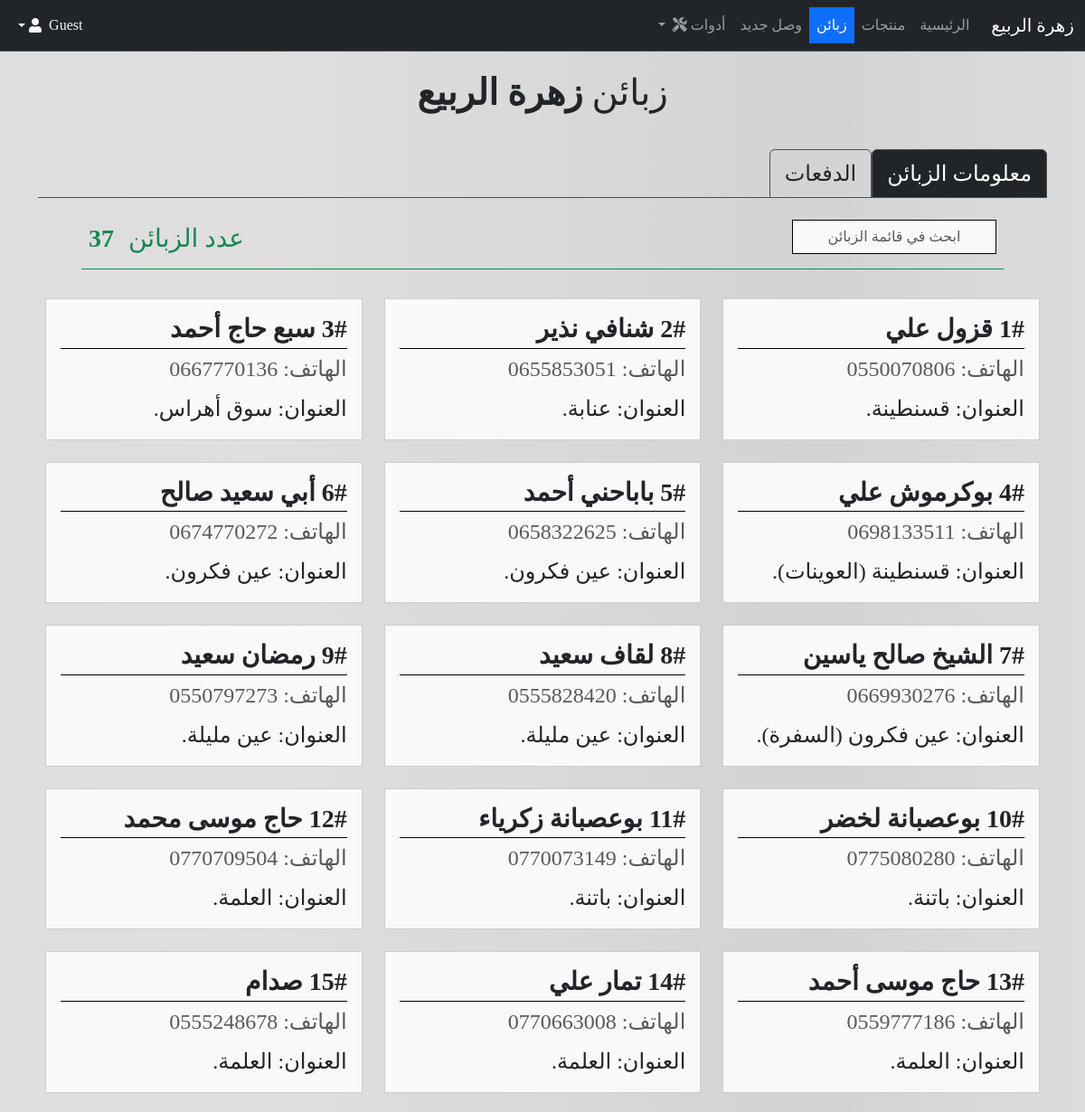
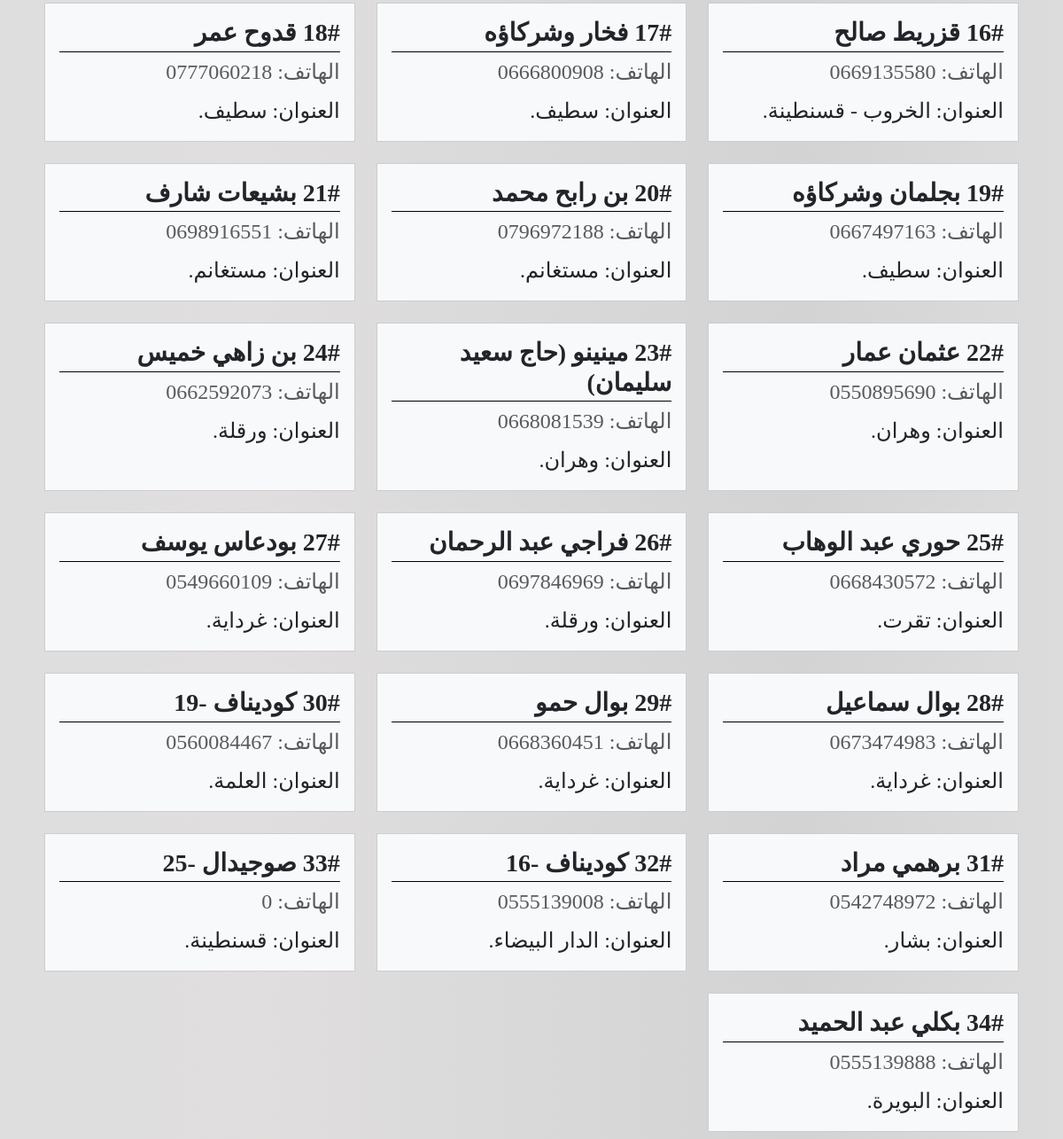
Page /customers on the committed database (2 pictures, top to bottom).
### application/models.py (models this page shows)
class Customer(db.Model):
    __tablename__ = 'customers'
    id = db.Column(db.Integer, primary_key=True)
    name = db.Column(db.String(100), nullable=False)
    address = db.Column(db.String(200), nullable=False)
    phone = db.Column(db.String(20), nullable=False)
    amounts = db.Column(db.Float, default=0)
    paid = db.Column(db.Float, default=0)
    net = db.Column(db.Float, default=0)
    last_pay = db.Column(db.String(20), nullable=False)

### application/__init__.py (the view)
    @app.route('/customers')
    def customers_list():
        customers = Customer.query.all()
        return render_template('customers-list.html', customers=customers)

### templates/customers-list.html (shortened to what this page needs)
{% extends 'base.html' %} {% block content %}
<p class="text-center fs-1 py-3">
  زبائن <span class="fw-bold"> زهرة الربيع</span>
</p>
<ul class="nav nav-tabs fs-4" id="myTab" role="tablist" data-bs-theme="dark">
  <li class="nav-item rounded-pill" role="presentation">
    <a
      class="nav-link active border"
      id="active-tab"
      data-bs-toggle="tab"
      href="#active"
      role="tab"
      aria-controls="active"
      aria-selected="true"
      >معلومات الزبائن</a
    >
  </li>
  <li class="nav-item rounded-pill" role="presentation">
    <a
      class="nav-link border"
      id="link1-tab"
      data-bs-toggle="tab"
      href="#link1"
      role="tab"
      aria-controls="link1"
      aria-selected="false"
      >الدفعات</a
    >
  </li>
</ul>
<div class="tab-content mt-3" id="myTabContent">
  <div
    class="tab-pane fade show active"
    id="active"
    role="tabpanel"
    aria-labelledby="active-tab"
  >
    <div class="d-flex pb-1 mb-4 mx-5 border-bottom border-success">
      <div class="me-auto p-2">
        <input
          type="text"
          id="searchField"
          class="form-control bg-light border rounded-0 border-black searchField"
          placeholder="ابحث في قائمة الزبائن"
        />
      </div>
      <div class="p-2 fs-3 text-success"><p class="m-0">عدد الزبائن</p></div>
      <div class="p-2 fs-3 text-success">
        <p id="total-custs" class="fw-bold m-0"></p>
      </div>
    </div>
    <div class="row row-cols-1 row-cols-md-3 g-4 p-2 card-container">
      {% for customer in customers %}
      <div id="cust-{{customer[0]}}" class="col">
        <div class="card h-100 rounded-0 bg-body-tertiary">
          <div class="card-body">
            <h5 class="card-title fs-3 fw-bold border-bottom border-black pb-1">
              <b>{{ loop.index }}#</b>
              <span class="title-name">{{ customer.name }}</span>
            </h5>
            <p class="card-subtitle fs-4 mb-2 text-muted">
              الهاتف: {{ customer.phone }}
            </p>
            <p class="card-text fs-4">العنوان: {{ customer.address }}.</p>
          </div>
        </div>
      </div>
      {% endfor %}
    </div>
  </div>
</div>
{%endblock%}

### static/css/style.css (style rules this page uses)
body { background: linear-gradient(to left, #dcdcdc, #d3d3d3, #d9d9d9, #d9d6d6cf, #d9d9d9dd) !important; font-family: mainFont !important; }
input[type="number"], input[type="text"] { text-align: center; background-color: #fff; }

### rows in the picture
Customer: name "قزول علي", phone "0550070806", address "قسنطينة"
Customer: name "شنافي نذير", phone "0655853051", address "عنابة"
Customer: name "سبع حاج أحمد", phone "0667770136", address "سوق أهراس"
Customer: name "بوكرموش علي", phone "0698133511", address "قسنطينة (العوينات)"
Customer: name "باباحني أحمد", phone "0658322625", address "عين فكرون"
Customer: name "أبي سعيد صالح", phone "0674770272", address "عين فكرون"
Customer: name "الشيخ صالح ياسين", phone "0669930276", address "عين فكرون (السفرة)"
Customer: name "لقاف سعيد", phone "0555828420", address "عين مليلة"
Customer: name "رمضان سعيد", phone "0550797273", address "عين مليلة"
Customer: name "بوعصبانة لخضر", phone "0775080280", address "باتنة"
Customer: name "بوعصبانة زكرياء", phone "0770073149", address "باتنة"
Customer: name "حاج موسى محمد", phone "0770709504", address "العلمة"
Customer: name "حاج موسى أحمد", phone "0559777186", address "العلمة"
Customer: name "تمار علي", phone "0770663008", address "العلمة"
Customer: name "صدام", phone "0555248678", address "العلمة"
Customer: name "قزريط صالح", phone "0669135580", address "الخروب - قسنطينة"
Customer: name "فخار وشركاؤه", phone "0666800908", address "سطيف"
Customer: name "قدوح عمر", phone "0777060218", address "سطيف"
Customer: name "بجلمان وشركاؤه", phone "0667497163", address "سطيف"
Customer: name "بن رابح محمد", phone "0796972188", address "مستغانم"
Customer: name "بشيعات شارف", phone "0698916551", address "مستغانم"
Customer: name "عثمان عمار", phone "0550895690", address "وهران"
Customer: name "مينينو (حاج سعيد سليمان)", phone "0668081539", address "وهران"
Customer: name "بن زاهي خميس", phone "0662592073", address "ورقلة"
Customer: name "حوري عبد الوهاب", phone "0668430572", address "تقرت"
Customer: name "فراجي عبد الرحمان", phone "0697846969", address "ورقلة"
Customer: name "بودعاس يوسف", phone "0549660109", address "غرداية"
Customer: name "بوال سماعيل", phone "0673474983", address "غرداية"
Customer: name "بوال حمو", phone "0668360451", address "غرداية"
Customer: name "كوديناف -19", phone "0560084467", address "العلمة"
Customer: name "برهمي مراد", phone "0542748972", address "بشار"
Customer: name "كوديناف -16", phone "0555139008", address "الدار البيضاء"
Customer: name "صوجيدال -25", phone "0", address "قسنطينة"
Customer: name "بكلي عبد الحميد", phone "0555139888", address "البويرة"
